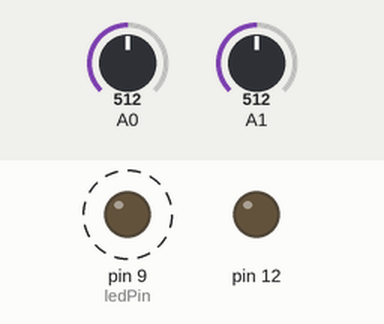
The sketch below on a simulated Arduino Uno, built with avr-gcc and run on an emulated ATmega328P. Shown: output pins drawn as LEDs (lit = HIGH). Dashed ring = blinking. Inputs (shaded band) come from the test bench; at power-on: A0 = 512, A1 = 512. No radio packets arrive unless stated; what the sketch prints to the serial monitor is not drawn.

Above: at 0.15 s.
Timing chart, 0 to 3.0 s (numbered marks = the images above):
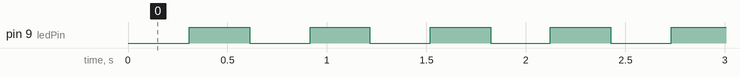

The sketch:

Node1.ino
```cpp
#include <SPI.h>
#include <nRF24L01.h>
#include <RF24.h>
#define led 12
#include <printf.h>
RF24 radio(7, 8); // CNS, CE
const uint64_t pipes[3] = { 0xF0F0F0F0E1LL, 0xF0F0F0F0E2LL, 0xF0F0F0F0E3LL };

int ledPin =  9;
int ledState = LOW;
unsigned long SendpreviousMillis = 0;
unsigned long BuzpreviousMillis = 0;
const long BuzzerInterval = 300;
const long SendInterval = 1000;
unsigned long currentMillis =0;
int SensorGas[3];

void setup() {
  pinMode(ledPin, OUTPUT);
  Serial.begin(9600);
  printf_begin();
  pinMode(12, OUTPUT);
  radio.begin();
  radio.setDataRate(RF24_250KBPS);
  radio.openWritingPipe(pipes[0]);
  radio.setPALevel(RF24_PA_MAX);
  radio.startListening();
  radio.printDetails();

}

void Monitoring(int sensorGas[]) {
  if (currentMillis - BuzpreviousMillis >= BuzzerInterval) {
    BuzpreviousMillis = currentMillis;
    if (sensorGas[1] > 50|| sensorGas[2] > 50 ) {
      if (ledState == LOW) {
        ledState = HIGH;
      } else {
        ledState = LOW;
      }
      digitalWrite(ledPin, ledState);
    }else{
      digitalWrite(ledPin, LOW);
      }

  }
}

void SendSensorsData() {
  if (currentMillis - SendpreviousMillis >= SendInterval) {
    SendpreviousMillis = currentMillis;
    radio.write(&SensorGas, sizeof(SensorGas));
    Serial.print("Kirim Sensor Gas 1 : ");
    Serial.println(SensorGas[1]);
    Serial.print("Kirin Sensor Gas 2 : ");
    Serial.println(SensorGas[2]);
    Serial.println();
  }
}


void loop() {
  currentMillis = millis();
  delay(5);
  radio.stopListening();
  SensorGas[0] = 111;
  SensorGas[1] = analogRead(A0);
  SensorGas[2] = analogRead(A1);
  SendSensorsData();
  Monitoring(SensorGas);
}
```

Measured:
- by itself, pin 9 (ledPin): alternates HIGH for 0.30 s and LOW for 0.30 s
